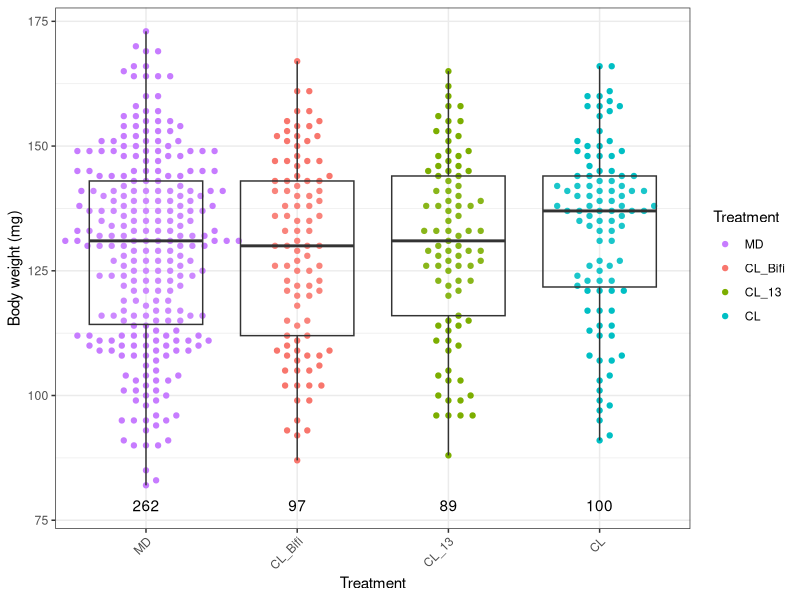
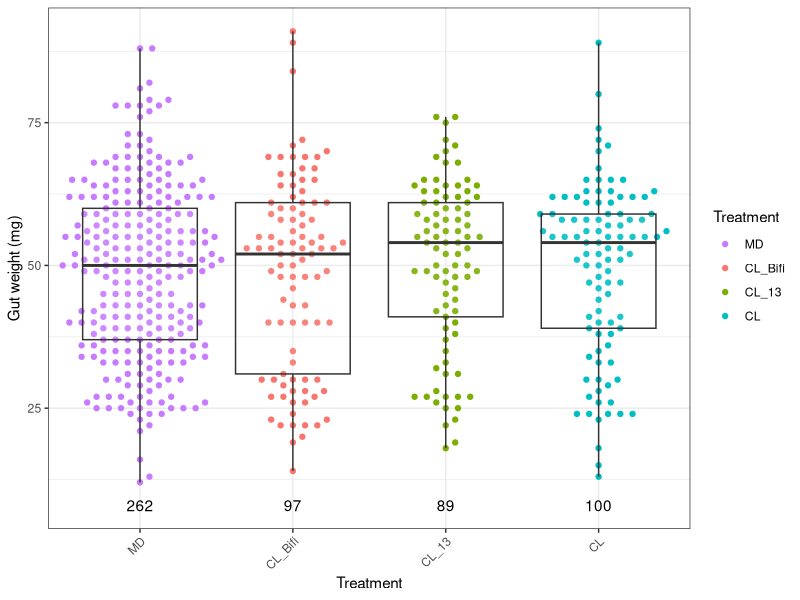
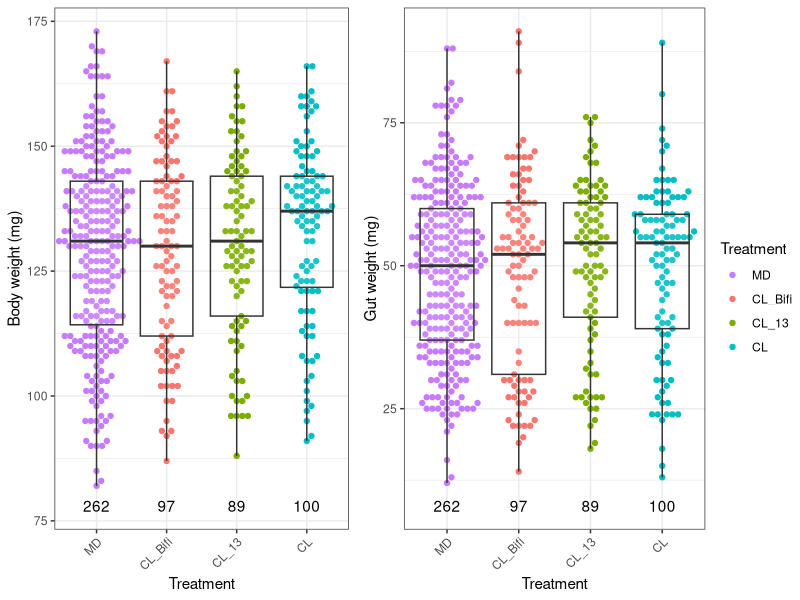

Reproduce these figures in R, in order.
library(ggplot2)
library(ggbeeswarm)
library(magrittr)
library(ggpubr) 
library(RColorBrewer)

setwd("/Volumes/gr_Engel/lab_resources/Manuscripts/2023_Liberti_Maturation/Code/Weight/")

# load data
dt <- read.csv("Weights_RNAseqExp.csv")
dt$Treatment <- factor(dt$Treatment, levels = c("MD","CL_Bifi","CL_13","CL"))
dt$Hive <- factor(dt$Hive, levels = c("H1", "H2", "H3", "H4", "H5", "H6", "H7", "H8", "H9", "H10"))

give.n <- function(x){return(c(y = 78, label = length(x))) # experiment with the multiplier to find the perfect position
}
bee1 <- ggplot(dt, aes(x = Treatment, y = Bee_weight_mg))+ 
  geom_beeswarm(aes(color=Treatment),cex=2)+
  geom_boxplot(outlier.shape = NA, alpha=0.1)+
  scale_x_discrete()+
  ylab("Body weight (mg)") +
  stat_summary(fun.data = give.n, geom = "text") + # add number of observations
  scale_color_manual(values = c("#C77CFF","#F8766D","#7CAE00","#00BFC4")) +
  theme_bw() +
  theme(axis.text.x = element_text(angle = 45, vjust = 1, hjust=1)) 

print(bee1)

give.n <- function(x){return(c(y = 8, label = length(x))) # experiment with the multiplier to find the perfect position
}
bee2 <- ggplot(dt, aes(x = Treatment, y = Gut_weight_mg))+ 
  geom_beeswarm(aes(color=Treatment),cex=2)+
  geom_boxplot(outlier.shape = NA, alpha=0.1)+
  scale_x_discrete()+
  ylab("Gut weight (mg)")+
  stat_summary(fun.data = give.n, geom = "text") + # add number of observations
  scale_color_manual(values = c("#C77CFF","#F8766D","#7CAE00","#00BFC4")) +
  theme_bw() +
  theme(axis.text.x = element_text(angle = 45, vjust = 1, hjust=1)) 

print(bee2)

ggarrange(bee1, bee2, ncol=2, common.legend = T, legend="right")
# ggsave(file="BeeWeights.pdf", width=7, height=3.5, useDingbats=FALSE)

dt$cage<-as.factor(paste0(dt$Hive,dt$Box))

#Stats
library(lmerTest)
resul <- lmer(Bee_weight_mg ~ Treatment + (1|Hive/cage) , data=dt)
summary(resul)
anova(resul)

resul <- lmer(Gut_weight_mg ~ Treatment + (1|Hive/cage), data=dt)
summary(resul)
anova(resul)
